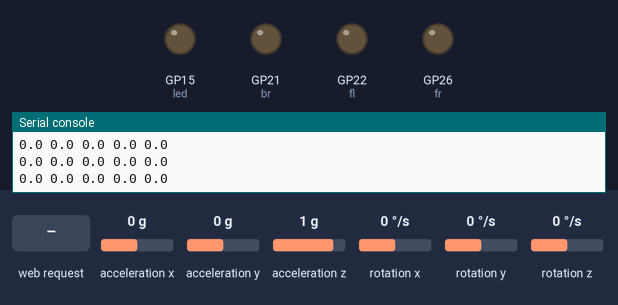
The program below on a simulated Raspberry Pi Pico running MicroPython. Shown: output pins drawn as LEDs (lit = HIGH), the last lines printed to the serial console. Dashed ring = blinking. The inputs (shaded band) are chosen by the test bench; at power-on: rotation x 0 °/s, acceleration x 0 g, acceleration y 0 g, acceleration z 1 g, rotation y 0 °/s, rotation z 0 °/s. WiFi joins after 1.5 s; threads take turns every 2 ms; pins used as bus, display or sensor lines are not drawn.

Above: at 3.2 s.
3.3 s: rotation x set to -192 °/s
At 4.6 s:
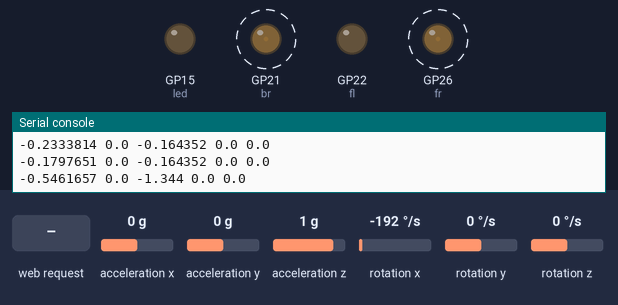
6.3 s: acceleration x set to -1.4 g
9.3 s: HTTP request GET /down/kdown received
At 9.49 s:
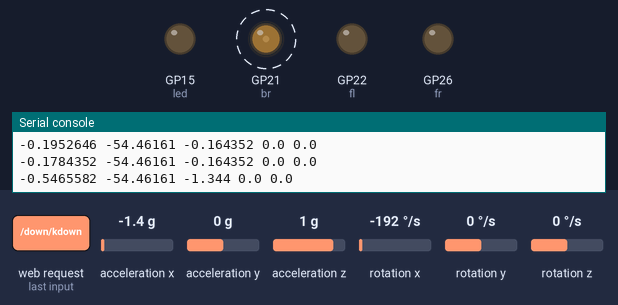
12.3 s: acceleration x set to 0.8 g
At 12.59 s:
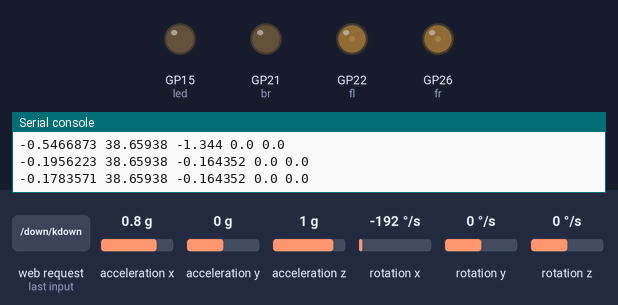
15.3 s: acceleration y set to -1.4 g
At 15.9 s:
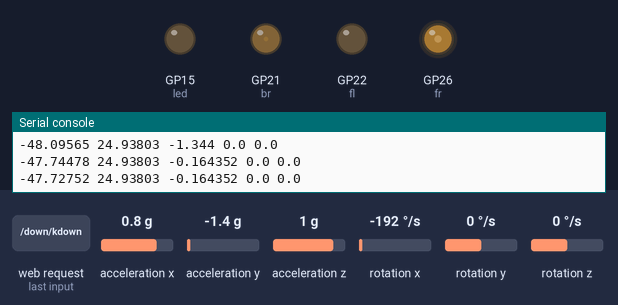
Timing chart, 0 to 19.3 s (numbered marks = the images above; inputs shaded):
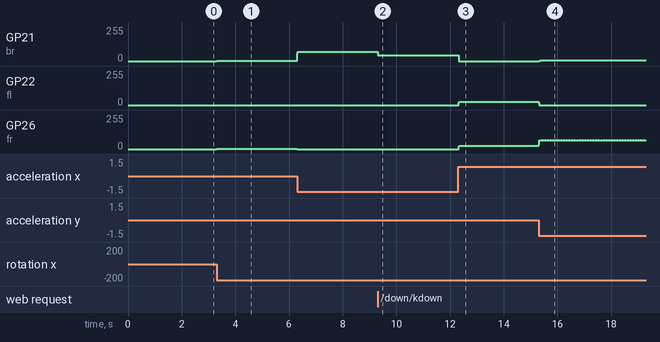

Measured:
- after the input at 3.3 s, GP21 (br), GP26 (fr): alternates 2/255 for 0.02 s and 1/255 for 0.22 s, starting at once
- after the input at 9.3 s, GP21 (br): alternates 45/255 for 0.02 s and 44/255 for 0.08 s, starting at once
- after the input at 12.3 s, GP22 (fl): 0/255 → 18/255 at once, then repeats every 0.10 s: 23/255 0.02 s, 24/255 0.08 s; GP26 (fr): 0/255 → 24/255 at once
- after the input at 15.3 s, GP21 (br): 0/255 → 4/255 at once

The program:

PID_V2_2.py
```python
import network
import socket
import time
import _thread
from machine import Pin, PWM
import machine
import utime
import ustruct
import sys
import math
import MPU6050

# Set up the I2C interface
i2c = machine.I2C(0, sda=machine.Pin(16), scl=machine.Pin(17))

# Set up the MPU6050 class
mpu = MPU6050.MPU6050(i2c)

# wake up the MPU6050 from sleep
mpu.wake()

led = Pin(15, Pin.OUT)

fl = machine.Pin(22)
fr = machine.Pin(26)
bl = machine.Pin(28)
br = machine.Pin(21)

mot_fl = PWM(fl)
mot_fr = PWM(fr)
mot_bl = PWM(bl)
mot_br = PWM(br)

frequency = 5000
mot_fl.freq (frequency)
mot_fr.freq (frequency)
mot_bl.freq (frequency)
mot_br.freq (frequency)

## Set te desired angles variables
des_x = 0
des_y = 0

## Set the PID Constants
pid_xd = 0
pid_xi = 0
pid_xp = 0.5
pid_yd = 0
pid_yi = 0
pid_yp = 0.5

ssid = 'Bens Laptop'
password = 'password'

wlan = network.WLAN(network.STA_IF)
wlan.active(True)
wlan.connect(ssid, password)

html = """<!DOCTYPE html>
<html>
    <head> <title>Pico W</title> </head>
    <body> <h1>Pico W</h1>
        <p>%s</p>
    </body>
</html>
"""

max_wait = 10
while max_wait > 0:
    if wlan.status() < 0 or wlan.status() >= 3:
        break
    max_wait -= 1
    print('waiting for connection...')
    time.sleep(1)

if wlan.status() != 3:
    raise RuntimeError('network connection failed')
else:
    print('connected')
    status = wlan.ifconfig(('192.168.137.200', '255.255.255.0', '192.168.1.1', '8.8.8.8'))
    print('ip = 192.168.137.200')
    #status = wlan.ifconfig()
    #print(status[0])


## Set te desired angles variables
des_x = 0
des_y = 0

run_pid = True
throttle = 0 # 0-100 pls
def cap_val(val, lower, upper):
    if val < lower:
        val = lower
    if val > upper:
        val = upper
    return val
def median(data):
    data = sorted(data)
    n = len(data)
    if n % 2 == 1:
        return data[n//2]
    else:
        i = n//2
        return (data[i - 1] + data[i])/2
def read_and_print_accelerometer():
    global throttle, des_x, des_y, pid_xp, pid_xi, pid_xd, pid_yp, pid_yi, pid_yd, mot_fr, mot_fl, mot_bl, mot_br, run_pid
    err_x = err_y = x_pid_i = y_pid_i = 0
    ## Calibrate the gyro:
    err_gyro_x = 0
    err_gyro_y = 0
    err_gyro_z = 0
    ang_x = ang_y = ang_gyr_x = ang_gyr_y = 0
    print("Calibrating Gyro, please remain still")
    for i in range(200):
        x, y, z = mpu.read_gyro_data()
        err_gyro_x += x
        err_gyro_y += y
        err_gyro_z += z
    err_gyro_x = err_gyro_x / 200
    err_gyro_y = err_gyro_y / 200
    err_gyro_z = err_gyro_z / 200
    print("All done!! Starting PID now")
    previous_time = time.ticks_us()
    while run_pid:
        ang_xs = []
        ang_ys = []
        for i in range(20):
            gyr_x, gyr_y, gyr_z = mpu.read_gyro_data()
            acc_x, acc_y, acc_z = mpu.read_accel_data()
            new_time = time.ticks_us()
            gyr_x -= err_gyro_x
            gyr_y -= err_gyro_y
            gyr_z -= err_gyro_z
            angc_gyr_x = gyr_x*(new_time - previous_time)/1000000 # microseconds to seconds
            angc_gyr_y = gyr_y*(new_time - previous_time)/1000000 # microseconds to seconds
            previous_time = new_time

            ang_acc_y = math.atan(acc_x / (acc_y**2 + acc_z**2)**0.5) * 360 / math.pi / 2
            ang_acc_x = math.atan(acc_y / (acc_x**2 + acc_z**2)**0.5) * 360 / math.pi / 2

            # Combine the two measurements...
            ang_x = 0.5 * (ang_x + angc_gyr_x) + 0.5 * ang_acc_x
            ang_y = 0.5 * (ang_y + angc_gyr_y) + 0.5* ang_acc_y

            ang_xs.append(ang_x)
            ang_ys.append(ang_y)
        ang_x = 0
        ang_y = 0
        for r in range(len(ang_xs)):
            ang_x += ang_xs[r] / len(ang_xs)
            ang_y += ang_ys[r] / len(ang_xs)
        ## DIRECTIONS ARE ORTHOGONAL to the drone, will change that here
        use_ang_x = ang_y
        use_ang_y = ang_x

        prev_err_x = err_x
        prev_err_y = err_y

        err_x = use_ang_x - des_x
        err_y = use_ang_y - des_y

        x_pid_p = err_x * pid_xp
        y_pid_p = err_y * pid_yp

        x_pid_i += err_x * pid_xi
        y_pid_i += err_y * pid_yi

        x_pid_d = (err_x - prev_err_x) * pid_xd
        y_pid_d = (err_y - prev_err_y) * pid_yd

        val_x = x_pid_p + x_pid_i + x_pid_d
        val_y = y_pid_p + y_pid_i + y_pid_d

        ### MOTOR OUTPUT VALUES ###
        val_fl = cap_val(throttle + val_x + val_y, 0, 100)
        val_fr = cap_val(throttle + val_x - val_y, 0, 100)
        val_bl = cap_val(throttle - val_x + val_y, 0, 100)
        val_br = cap_val(throttle - val_x - val_y, 0, 100)

        mot_fl.duty_u16(int(val_fl / 100 * 65535))
        mot_fr.duty_u16(int(val_fr / 100 * 65535))
        mot_bl.duty_u16(int(val_bl / 100 * 65535))
        mot_br.duty_u16(int(val_br / 100 * 65535))
        '''
        # Print results
        print("X:", "{:.2f}".format(ang_x), \
              "| Y:", "{:.2f}".format(ang_y), \
              "| Z:", "{:.2f}".format(acc_z))

        # Print results
        print("FL:", "{:.2f}".format(val_fl), \
              "| FR:", "{:.2f}".format(val_fr), \
              "| BL:", "{:.2f}".format(val_bl), \
              "| BR:", "{:.2f}".format(val_br))
        print("FL:", "{:.2f}".format(int(val_fl / 100 * 65535)), \
              "| FR:", "{:.2f}".format(int(val_fr / 100 * 65535)), \
              "| BL:", "{:.2f}".format(int(val_bl / 100 * 65535)), \
              "| BR:", "{:.2f}".format(int(val_br / 100 * 65535)))
        '''
        print(ang_x, ang_y, angc_gyr_x, angc_gyr_y, err_gyro_y)
        #utime.sleep(0.01)


## START WEBPAGE SERVER

_thread.start_new_thread(read_and_print_accelerometer, ())

addr = socket.getaddrinfo('0.0.0.0', 80)[0][-1]

s = socket.socket()
s.bind(addr)
s.listen(1)

print('listening on', addr)
# Listen for connections
while True:
    try:
        cl, addr = s.accept()
        print('client connected from', addr)
        request = cl.recv(1024)
        request = str(request)
        print(request)
        #print(request.find('/up/down'))
        if request.find('/up/w') != -1:
            print("up/w")
        if request.find('/up/a') != -1:
            print("up/a")
        if request.find('/up/s') != -1:
            print("up/s")
        if request.find('/up/d') != -1:
            print("up/d")
        if request.find('/up/kup') != -1:
            print("up/up")
        if request.find('/up/kdown') != -1:
            print("up/down")


        if request.find('/down/w') != -1:
            print("down/w")
        if request.find('/down/a') != -1:
            print("down/a")
        if request.find('/down/s') != -1:
            print("down/s")
        if request.find('/down/d') != -1:
            print("down/d")
        if request.find('/down/kup') != -1:
            print("down/up")
            throttle += 10
        if request.find('/down/kdown') != -1:
            print("down/down")
            throttle -= 10

        if request.find('/kill') != -1:
            throttle = 0

        if request.find('/kp/') != -1:
            print("KPING!!!")
            kp = float(request[request.find("/kp/")+4:request.find("/valuekp")])
            print(kp)
            pid_xp = pid_yp = kp

        response = html % "Hi"

        cl.send('HTTP/1.0 200 OK\r\nContent-type: text/html\r\n\r\n')
        cl.send(response)
        cl.close()

    except OSError as e:
        cl.close()
        print('connection closed')
    except KeyboardInterrupt:
        #cl.close()
        run_pid = False
        break
run_pid = False
```
